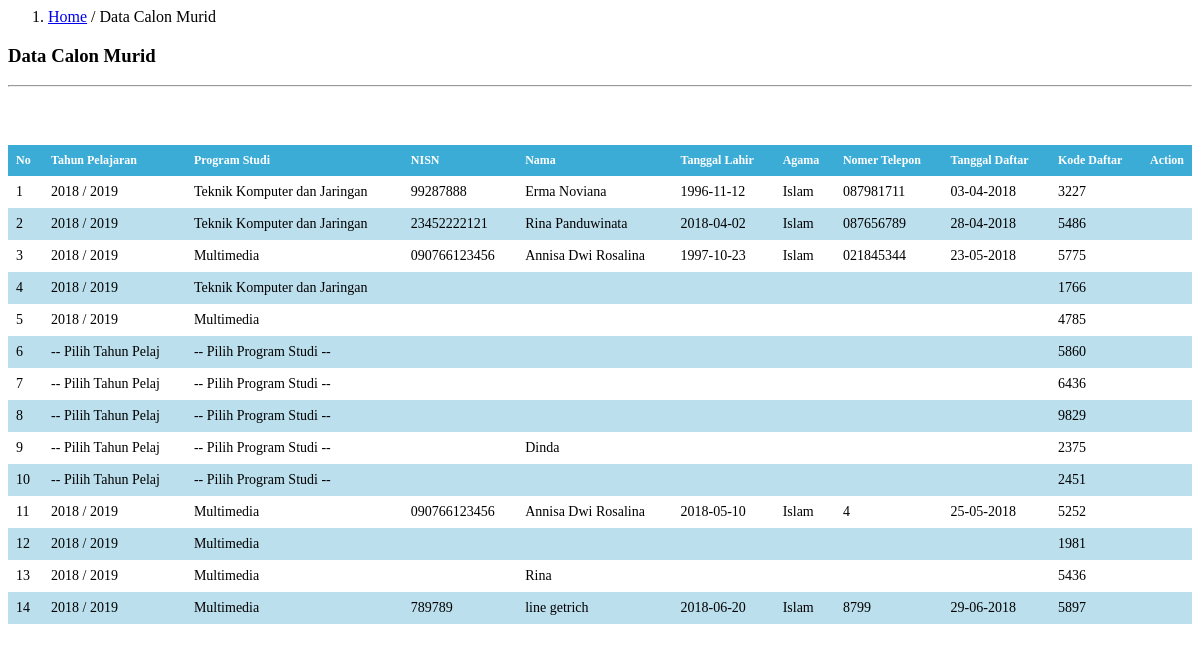
Page /kepala-sekolah/data-calon-murid.php on the committed database.
### tables this page shows
CREATE TABLE `tbl_data_calon_murid` (
  `id_calon_murid` int(10) NOT NULL,
  `tahun_pelajaran` varchar(20) NOT NULL,
  `prodi` varchar(50) NOT NULL,
  `nisn` varchar(30) NOT NULL,
  `nama` varchar(100) NOT NULL,
  `nama_panggilan` varchar(50) NOT NULL,
  `jenis_kelamin` varchar(10) NOT NULL,
  `tempat_lahir` varchar(20) NOT NULL,
  `tgl_lahir` varchar(20) NOT NULL,
  `agama` varchar(20) NOT NULL,
  `kewarganegaraan` varchar(50) NOT NULL,
  `anak_ke` varchar(20) NOT NULL,
  `status_perwalian` varchar(50) NOT NULL,
  `perwalian_oleh` varchar(20) NOT NULL,
  `jml_saudara_kandung` int(10) NOT NULL,
  `jml_saudara_tiri` int(10) NOT NULL,
  `jml_saudara_angkat` int(10) NOT NULL,
  `status_keluarga` varchar(20) NOT NULL,
  `bahasa` varchar(30) NOT NULL,
  `alamat` varchar(100) NOT NULL,
  `telepon_rumah` varchar(20) NOT NULL,
  `status_tinggal` varchar(20) NOT NULL,
  `jarak` varchar(20) NOT NULL,
  `transportasi` varchar(30) NOT NULL,
  `asal_sekolah` varchar(100) NOT NULL,
  `nomor_ijazah` varchar(20) NOT NULL,
  `tgl_ijazah` varchar(20) NOT NULL,
  `lama_belajar` varchar(20) NOT NULL,
  `jml_un` varchar(10) NOT NULL,
  `berat_badan` varchar(10) NOT NULL,
  `tinggi_badan` varchar(10) NOT NULL,
  `goldar` varchar(10) NOT NULL,
  `penyakit` varchar(100) NOT NULL,
  `kelainan` varchar(100) NOT NULL,
  `nama_ayah` varchar(50) NOT NULL,
  `tempat_lahir_ayah` varchar(50) NOT NULL,
  `tgl_lahir_ayah` varchar(50) NOT NULL,
  `pekerjaan_ayah` varchar(50) NOT NULL,
  `penghasilan_ayah` varchar(50) NOT NULL,
  `pendidikan_ayah` varchar(20) NOT NULL,
  `kewarganegaraan_ayah` varchar(50) NOT NULL,
  `nama_ibu` varchar(50) NOT NULL,
  `tempat_lahir_ibu` varchar(50) NOT NULL,
  `tgl_lahir_ibu` varchar(20) NOT NULL,
  `pekerjaan_ibu` varchar(50) NOT NULL,
  `penghasilan_ibu` varchar(50) NOT NULL,
  `pendidikan_ibu` varchar(20) NOT NULL,
  `kewarganegaraan_ibu` varchar(50) NOT NULL,
  `alamat_orangtua` varchar(100) NOT NULL,
  `nomor_hp` varchar(20) NOT NULL,
  `pengeluaran` varchar(50) NOT NULL,
  `jml_keluarga_kerja` int(10) NOT NULL,
  `jml_keluarga_menikah` int(10) NOT NULL,
  `nama_wali` varchar(50) NOT NULL,
  `tempat_lahir_wali` varchar(50) NOT NULL,
  `tgl_lahir_wali` varchar(20) NOT NULL,
  `pekerjaan_wali` varchar(50) NOT NULL,
  `penghasilan_wali` varchar(50) NOT NULL,
  `pendidikan_wali` varchar(20) NOT NULL,
  `kewarganegaraan_wali` varchar(50) NOT NULL,
  `alamat_wali` varchar(100) NOT NULL,
  `nomor_hp_wali` varchar(20) NOT NULL,
  `pengeluaran_wali` varchar(50) NOT NULL,
  `jml_wali_kerja` int(20) NOT NULL,
  `jml_wali_menikah` int(20) NOT NULL,
  `kesenian` varchar(100) NOT NULL,
  `olahraga` varchar(100) NOT NULL,
  `organisasi` varchar(100) NOT NULL,
  `hasta_karya` varchar(100) NOT NULL,
  `bakat_lulus` varchar(100) NOT NULL,
  `cita_cita` varchar(100) NOT NULL,
  `tgl_daftar` varchar(20) NOT NULL,
  `syarat_nisn` varchar(100) NOT NULL,
  `syarat_ijazah` varchar(100) NOT NULL,
  `syarat_kk` varchar(100) NOT NULL,
  `syarat_akte` varchar(100) NOT NULL,
  `syarat_foto` varchar(100) NOT NULL,
  `kode_daftar` int(10) NOT NULL,
  `status` int(2) NOT NULL
);

### kepala-sekolah/data-calon-murid.php (the view, shortened to what this page needs)
<div class="col-md-10" style="padding:0px">
  <ol class="breadcrumb" style="margin:0;border-radius:0;">
    <li class="active"><a href="kepsek.php?content=home-kepala-sekolah">Home</a> / Data Calon Murid</li>
      </ol>
  </div>
<div class="col-md-10" style="min-height:100px">
  <h3><b>Data</b> Calon Murid</h3>
  <hr>
</div>
<div class="col-md-10" style="min-height:100px">
  <form class="form-horizontal" method="POST">
      <table class="table table-striped">
        <thead>
          <tr>
            <th>No</th>
            <th>Tahun Pelajaran</th>
            <th>Program Studi</th>
            <th>NISN</th>
            <th>Nama</th>
            <th>Tanggal Lahir</th>
            <th>Agama</th>
            <th>Nomer Telepon</th>
            <th>Tanggal Daftar</th>
            <th>Kode Daftar</th>
            <th><center>Action</center></th>
          </tr>
        </thead>
        <tbody>
          <?php
            include '../config/koneksi.php';
            $query = mysqli_query($konek, "SELECT * FROM tbl_data_calon_murid")or die(mysqli_error());
                    if(mysqli_num_rows($query) == 0){
                      echo '<tr><td colspan="12" align="center">Tidak ada data!</td></tr>';
                    }
                      else
                    {
                      $no = 1;
                      while($data = mysqli_fetch_array($query)){
                        echo '<tr>';
                        echo '<td>'.$no.'</td>';
                        echo '<td>'.$data['tahun_pelajaran'].'</td>';
                        echo '<td>'.$data['prodi'].'</td>';
                        echo '<td>'.$data['nisn'].'</td>';
                        echo '<td>'.$data['nama'].'</td>';
                        echo '<td>'.$data['tgl_lahir'].'</td>';
                        echo '<td>'.$data['agama'].'</td>';
                        echo '<td>'.$data['telepon_rumah'].'</td>';
                        echo '<td>'.$data['tgl_daftar'].'</td>';
                        echo '<td>'.$data['kode_daftar'].'</td>';
                        echo '<td  width="20"><center><a data-toggle="tooltip" data-placement="left" title="Lihat Data Lengkap" href=kepsek.php?content=edit-calon-murid&&id_calon_murid='.$data['id_calon_murid'].'><i class="fa fa-bars fa-fw"></i></a></center></td>';
                        echo '</tr>';
                        $no++;
                      }
                    }
                ?>
        </tbody>
      </table>
    </form>
</div>

### kepala-sekolah/data-calon-murid.php (style rules this page uses)
table { border-collapse: collapse; width: 100%; }
th, td { text-align: left; padding: 8px; }
tr:nth-child(even) { background-color: #bbdfed; }
th { background-color: #3bacd6; color: white; font-size: 12px; }
td { font-size: 14px; }

### rows in the picture
tbl_data_calon_murid: tahun_pelajaran "2018 / 2019", prodi "Teknik Komputer dan Jaringan", nisn "99287888", nama "Erma Noviana", tgl_lahir "1996-11-12", agama "Islam", telepon_rumah "087981711", tgl_daftar "03-04-2018", kode_daftar "3227"
tbl_data_calon_murid: tahun_pelajaran "2018 / 2019", prodi "Teknik Komputer dan Jaringan", nisn "23452222121", nama "Rina Panduwinata", tgl_lahir "2018-04-02", agama "Islam", telepon_rumah "087656789", tgl_daftar "28-04-2018", kode_daftar "5486"
tbl_data_calon_murid: tahun_pelajaran "2018 / 2019", prodi "Multimedia", nisn "090766123456", nama "Annisa Dwi Rosalina", tgl_lahir "1997-10-23", agama "Islam", telepon_rumah "021845344", tgl_daftar "23-05-2018", kode_daftar "5775"
tbl_data_calon_murid: tahun_pelajaran "2018 / 2019", prodi "Teknik Komputer dan Jaringan", kode_daftar "1766"
tbl_data_calon_murid: tahun_pelajaran "2018 / 2019", prodi "Multimedia", kode_daftar "4785"
tbl_data_calon_murid: tahun_pelajaran "-- Pilih Tahun Pelaj", prodi "-- Pilih Program Studi --", kode_daftar "5860"
tbl_data_calon_murid: tahun_pelajaran "-- Pilih Tahun Pelaj", prodi "-- Pilih Program Studi --", kode_daftar "6436"
tbl_data_calon_murid: tahun_pelajaran "-- Pilih Tahun Pelaj", prodi "-- Pilih Program Studi --", kode_daftar "9829"
tbl_data_calon_murid: tahun_pelajaran "-- Pilih Tahun Pelaj", prodi "-- Pilih Program Studi --", nama "Dinda", kode_daftar "2375"
tbl_data_calon_murid: tahun_pelajaran "-- Pilih Tahun Pelaj", prodi "-- Pilih Program Studi --", kode_daftar "2451"
tbl_data_calon_murid: tahun_pelajaran "2018 / 2019", prodi "Multimedia", nisn "090766123456", nama "Annisa Dwi Rosalina", tgl_lahir "2018-05-10", agama "Islam", telepon_rumah "4", tgl_daftar "25-05-2018", kode_daftar "5252"
tbl_data_calon_murid: tahun_pelajaran "2018 / 2019", prodi "Multimedia", kode_daftar "1981"
tbl_data_calon_murid: tahun_pelajaran "2018 / 2019", prodi "Multimedia", nama "Rina", kode_daftar "5436"
tbl_data_calon_murid: tahun_pelajaran "2018 / 2019", prodi "Multimedia", nisn "789789", nama "line getrich", tgl_lahir "2018-06-20", agama "Islam", telepon_rumah "8799", tgl_daftar "29-06-2018", kode_daftar "5897"
